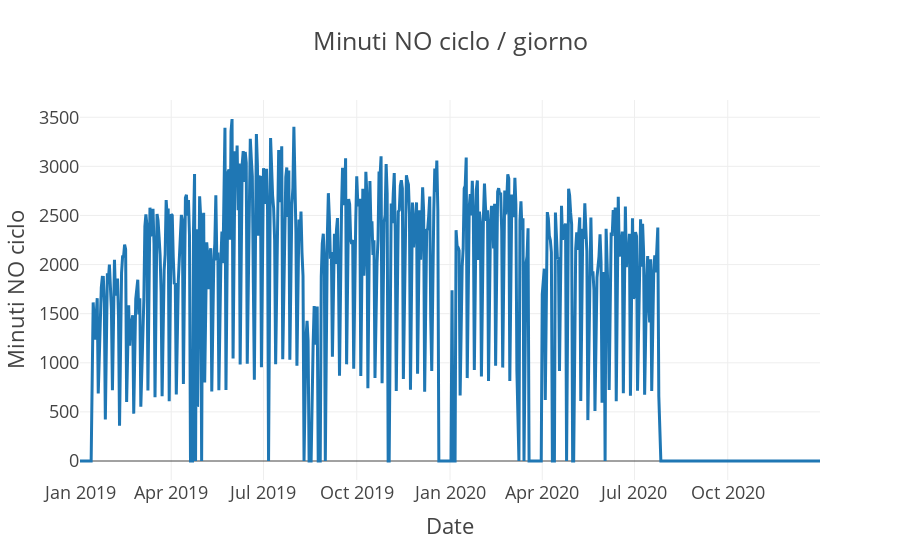

Notebook source saved alongside this figure:
### Code cell
# plot Minuti NO ciclo general
fig = px.line(df_grouped_date, x = "Date", y = "Minuti NO ciclo", 
              title = "Minuti NO ciclo / giorno")
fig.show()

### Figure 1 — Plotly figure (JSON) as saved in the notebook; plotly's stock layout.template omitted (floating-point values rounded to 4 significant figures; data arrays with more than 128 entries replaced by an {"elided": "..."} marker saying what was removed)
{"data": [{"hovertemplate": "Date=%{x}<br>Minuti NO ciclo=%{y}<extra></extra>", "legendgroup": "", "line": {"color": "#1F77B4", "dash": "solid"}, "mode": "lines", "name": "", "orientation": "v", "showlegend": false, "type": "scatter", "x": {"elided": "627 str values"}, "xaxis": "x", "y": {"elided": "627 float values"}, "yaxis": "y"}], "layout": {"legend": {"tracegroupgap": 0}, "title": {"text": "Minuti NO ciclo / giorno"}, "xaxis": {"anchor": "y", "domain": [0, 1], "title": {"text": "Date"}}, "yaxis": {"anchor": "x", "domain": [0, 1], "title": {"text": "Minuti NO ciclo"}}}}
